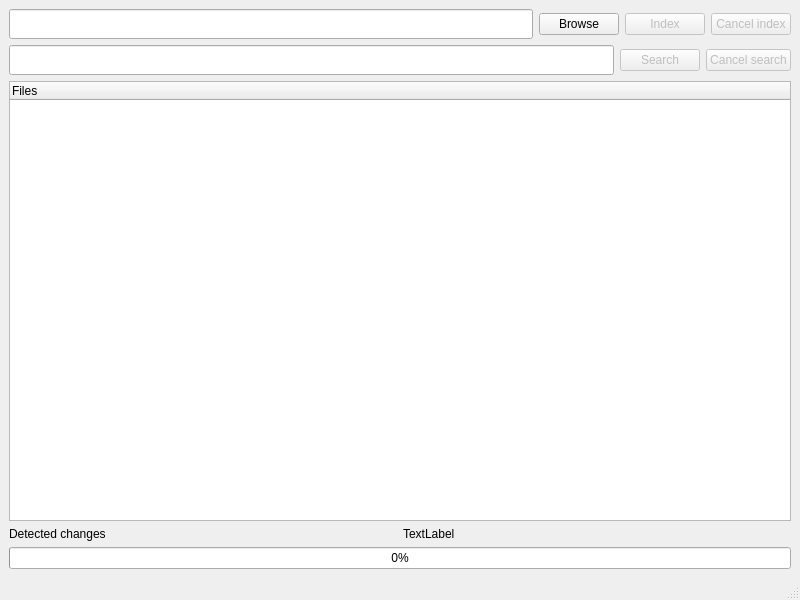
<?xml version="1.0" encoding="UTF-8"?>
<ui version="4.0">
 <class>MainWindow</class>
 <widget class="QMainWindow" name="MainWindow">
  <property name="geometry">
   <rect>
    <x>0</x>
    <y>0</y>
    <width>800</width>
    <height>600</height>
   </rect>
  </property>
  <property name="windowTitle">
   <string>MainWindow</string>
  </property>
  <widget class="QWidget" name="centralwidget">
   <layout class="QVBoxLayout" name="verticalLayout_2">
    <item>
     <layout class="QVBoxLayout" name="verticalLayout">
      <item>
       <layout class="QHBoxLayout" name="horizontalLayout">
        <item>
         <widget class="QLineEdit" name="dirEdit">
          <property name="minimumSize">
           <size>
            <width>0</width>
            <height>30</height>
           </size>
          </property>
          <property name="maximumSize">
           <size>
            <width>16777215</width>
            <height>30</height>
           </size>
          </property>
         </widget>
        </item>
        <item>
         <widget class="QPushButton" name="browseButton">
          <property name="text">
           <string>Browse</string>
          </property>
         </widget>
        </item>
        <item>
         <widget class="QPushButton" name="indexButton">
          <property name="enabled">
           <bool>false</bool>
          </property>
          <property name="text">
           <string>Index</string>
          </property>
         </widget>
        </item>
        <item>
         <widget class="QPushButton" name="cancelIndexButton">
          <property name="enabled">
           <bool>false</bool>
          </property>
          <property name="text">
           <string>Cancel index</string>
          </property>
         </widget>
        </item>
       </layout>
      </item>
      <item>
       <layout class="QHBoxLayout" name="horizontalLayout_2">
        <item>
         <widget class="QLineEdit" name="stringEdit">
          <property name="minimumSize">
           <size>
            <width>0</width>
            <height>30</height>
           </size>
          </property>
          <property name="maximumSize">
           <size>
            <width>16777215</width>
            <height>30</height>
           </size>
          </property>
         </widget>
        </item>
        <item>
         <widget class="QPushButton" name="searchButton">
          <property name="enabled">
           <bool>false</bool>
          </property>
          <property name="text">
           <string>Search</string>
          </property>
          <property name="checkable">
           <bool>false</bool>
          </property>
         </widget>
        </item>
        <item>
         <widget class="QPushButton" name="cancelSearchButton">
          <property name="enabled">
           <bool>false</bool>
          </property>
          <property name="text">
           <string>Cancel search</string>
          </property>
         </widget>
        </item>
       </layout>
      </item>
      <item>
       <widget class="QTreeWidget" name="searchWidget">
        <property name="selectionMode">
         <enum>QAbstractItemView::MultiSelection</enum>
        </property>
        <column>
         <property name="text">
          <string notr="true">Files</string>
         </property>
        </column>
       </widget>
      </item>
      <item>
       <layout class="QHBoxLayout" name="horizontalLayout_3">
        <item>
         <widget class="QLabel" name="label">
          <property name="text">
           <string>Detected changes</string>
          </property>
         </widget>
        </item>
        <item>
         <widget class="QLabel" name="number">
          <property name="text">
           <string>TextLabel</string>
          </property>
         </widget>
        </item>
       </layout>
      </item>
      <item>
       <widget class="QProgressBar" name="progressBar">
        <property name="minimum">
         <number>0</number>
        </property>
        <property name="value">
         <number>0</number>
        </property>
       </widget>
      </item>
     </layout>
    </item>
   </layout>
  </widget>
  <widget class="QStatusBar" name="statusBar"/>
 </widget>
 <resources/>
 <connections/>
</ui>
